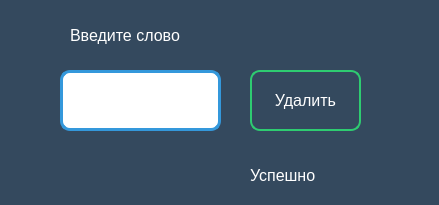
<?xml version="1.0" encoding="UTF-8"?>
<ui version="4.0">
 <class>Dialog</class>
 <widget class="QDialog" name="Dialog">
  <property name="geometry">
   <rect>
    <x>0</x>
    <y>0</y>
    <width>439</width>
    <height>205</height>
   </rect>
  </property>
  <property name="windowTitle">
   <string>Dialog</string>
  </property>
  <property name="styleSheet">
   <string notr="true">QDialog{
background-color:#34495e;
}
</string>
  </property>
  <widget class="QPushButton" name="del">
   <property name="geometry">
    <rect>
     <x>250</x>
     <y>70</y>
     <width>111</width>
     <height>61</height>
    </rect>
   </property>
   <property name="font">
    <font>
     <pointsize>12</pointsize>
    </font>
   </property>
   <property name="styleSheet">
    <string notr="true">QPushButton{
background-color:none;
border-style:solid;
border-width: 2px;
border-radius: 10px;
border-color: #2ecc71;
color:white;
}
QPushButton:hover{
background-color:#2ecc71;
}</string>
   </property>
   <property name="text">
    <string>Удалить</string>
   </property>
  </widget>
  <widget class="QLineEdit" name="slovo">
   <property name="geometry">
    <rect>
     <x>60</x>
     <y>70</y>
     <width>161</width>
     <height>61</height>
    </rect>
   </property>
   <property name="font">
    <font>
     <pointsize>16</pointsize>
    </font>
   </property>
   <property name="styleSheet">
    <string notr="true">QLineEdit{
background-color:none;
border-style:solid;
border-width: 3px;
border-radius: 10px;
border-color: #3498db;
color:black;
}
</string>
   </property>
  </widget>
  <widget class="QLabel" name="slovo_l">
   <property name="geometry">
    <rect>
     <x>70</x>
     <y>20</y>
     <width>141</width>
     <height>31</height>
    </rect>
   </property>
   <property name="text">
    <string>&lt;html&gt;&lt;head/&gt;&lt;body&gt;&lt;p&gt;&lt;span style=&quot; font-size:12pt; color:#ffffff;&quot;&gt;Введите слово&lt;/span&gt;&lt;/p&gt;&lt;/body&gt;&lt;/html&gt;</string>
   </property>
  </widget>
  <widget class="QLabel" name="status">
   <property name="geometry">
    <rect>
     <x>250</x>
     <y>160</y>
     <width>141</width>
     <height>31</height>
    </rect>
   </property>
   <property name="text">
    <string>&lt;html&gt;&lt;head/&gt;&lt;body&gt;&lt;p&gt;&lt;span style=&quot; font-size:12pt; color:#ffffff;&quot;&gt;Успешно&lt;/span&gt;&lt;/p&gt;&lt;/body&gt;&lt;/html&gt;</string>
   </property>
  </widget>
 </widget>
 <resources/>
 <connections/>
</ui>
